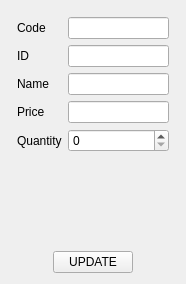
<?xml version="1.0" encoding="UTF-8"?>
<ui version="4.0">
 <class>UpdateItem</class>
 <widget class="QWidget" name="UpdateItem">
  <property name="geometry">
   <rect>
    <x>0</x>
    <y>0</y>
    <width>186</width>
    <height>284</height>
   </rect>
  </property>
  <property name="windowTitle">
   <string>Form</string>
  </property>
  <layout class="QGridLayout" name="gridLayout">
   <item row="0" column="0">
    <layout class="QFormLayout" name="formLayout">
     <property name="leftMargin">
      <number>6</number>
     </property>
     <property name="topMargin">
      <number>6</number>
     </property>
     <property name="rightMargin">
      <number>6</number>
     </property>
     <property name="bottomMargin">
      <number>6</number>
     </property>
     <item row="0" column="0">
      <widget class="QLabel" name="code_label">
       <property name="text">
        <string>Code</string>
       </property>
      </widget>
     </item>
     <item row="0" column="1">
      <widget class="QLineEdit" name="code_val"/>
     </item>
     <item row="1" column="0">
      <widget class="QLabel" name="ID_label">
       <property name="text">
        <string>ID</string>
       </property>
      </widget>
     </item>
     <item row="1" column="1">
      <widget class="QLineEdit" name="ID_val"/>
     </item>
     <item row="2" column="0">
      <widget class="QLabel" name="name_label">
       <property name="text">
        <string>Name</string>
       </property>
      </widget>
     </item>
     <item row="2" column="1">
      <widget class="QLineEdit" name="name_val"/>
     </item>
     <item row="3" column="0">
      <widget class="QLabel" name="price_label">
       <property name="text">
        <string>Price</string>
       </property>
      </widget>
     </item>
     <item row="3" column="1">
      <widget class="QLineEdit" name="price_val"/>
     </item>
     <item row="4" column="0">
      <widget class="QLabel" name="quantity_label">
       <property name="text">
        <string>Quantity</string>
       </property>
      </widget>
     </item>
     <item row="4" column="1">
      <widget class="QSpinBox" name="quantity_val"/>
     </item>
    </layout>
   </item>
   <item row="1" column="0">
    <spacer name="verticalSpacer_2">
     <property name="orientation">
      <enum>Qt::Vertical</enum>
     </property>
     <property name="sizeHint" stdset="0">
      <size>
       <width>20</width>
       <height>3</height>
      </size>
     </property>
    </spacer>
   </item>
   <item row="2" column="0">
    <widget class="QLabel" name="label">
     <property name="text">
      <string/>
     </property>
    </widget>
   </item>
   <item row="3" column="0">
    <spacer name="verticalSpacer">
     <property name="orientation">
      <enum>Qt::Vertical</enum>
     </property>
     <property name="sizeHint" stdset="0">
      <size>
       <width>20</width>
       <height>98</height>
      </size>
     </property>
    </spacer>
   </item>
   <item row="4" column="0">
    <layout class="QHBoxLayout" name="horizontalLayout">
     <item>
      <spacer name="horizontalSpacer">
       <property name="orientation">
        <enum>Qt::Horizontal</enum>
       </property>
       <property name="sizeHint" stdset="0">
        <size>
         <width>40</width>
         <height>20</height>
        </size>
       </property>
      </spacer>
     </item>
     <item>
      <widget class="QPushButton" name="UPDATE_btn">
       <property name="text">
        <string>UPDATE</string>
       </property>
      </widget>
     </item>
     <item>
      <spacer name="horizontalSpacer_2">
       <property name="orientation">
        <enum>Qt::Horizontal</enum>
       </property>
       <property name="sizeHint" stdset="0">
        <size>
         <width>40</width>
         <height>20</height>
        </size>
       </property>
      </spacer>
     </item>
    </layout>
   </item>
  </layout>
 </widget>
 <resources/>
 <connections/>
</ui>
